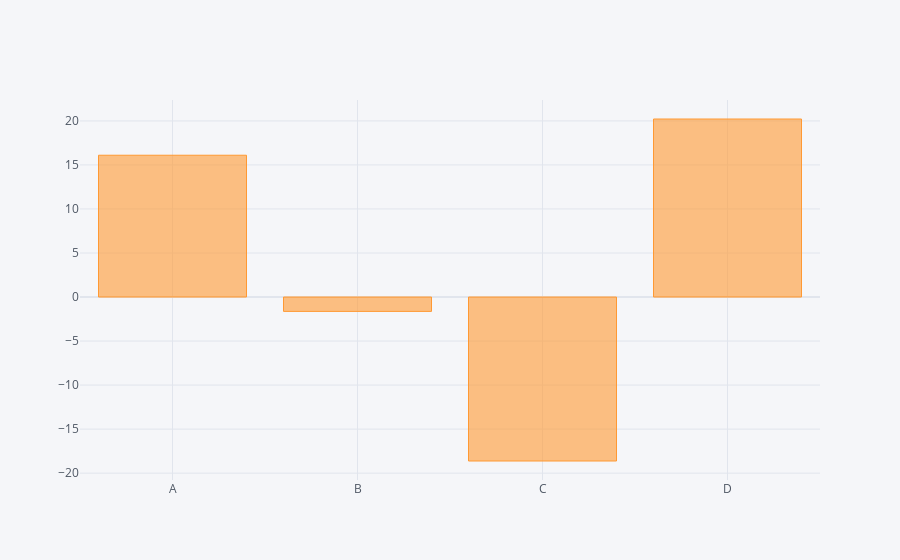

Notebook code for this chart:
### Code cell
df.sum().iplot(kind="bar") #sütunların kendi içinde toplamlarını plotlar

### Figure 1 — Plotly figure (JSON) as saved in the notebook; plotly's stock layout.template omitted (floating-point values rounded to 4 significant figures)
{"data": [{"marker": {"color": "rgba(255, 153, 51, 0.6)", "line": {"color": "rgba(255, 153, 51, 1.0)", "width": 1}}, "name": "None", "orientation": "v", "text": "", "type": "bar", "x": ["A", "B", "C", "D"], "y": [16.11, -1.629, -18.62, 20.22]}], "layout": {"legend": {"bgcolor": "#F5F6F9", "font": {"color": "#4D5663"}}, "paper_bgcolor": "#F5F6F9", "plot_bgcolor": "#F5F6F9", "title": {"font": {"color": "#4D5663"}}, "xaxis": {"gridcolor": "#E1E5ED", "showgrid": true, "tickfont": {"color": "#4D5663"}, "title": {"font": {"color": "#4D5663"}, "text": ""}, "zerolinecolor": "#E1E5ED"}, "yaxis": {"gridcolor": "#E1E5ED", "showgrid": true, "tickfont": {"color": "#4D5663"}, "title": {"font": {"color": "#4D5663"}, "text": ""}, "zerolinecolor": "#E1E5ED"}}}
